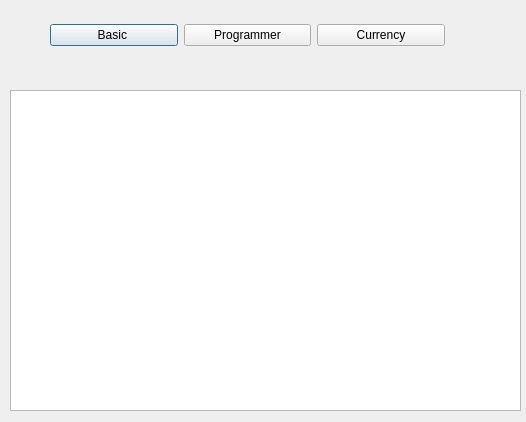
<?xml version="1.0" encoding="UTF-8"?>
<ui version="4.0">
 <class>ShowLogs</class>
 <widget class="QDialog" name="ShowLogs">
  <property name="geometry">
   <rect>
    <x>0</x>
    <y>0</y>
    <width>526</width>
    <height>422</height>
   </rect>
  </property>
  <property name="minimumSize">
   <size>
    <width>526</width>
    <height>422</height>
   </size>
  </property>
  <property name="maximumSize">
   <size>
    <width>526</width>
    <height>422</height>
   </size>
  </property>
  <property name="windowTitle">
   <string>Dialog</string>
  </property>
  <widget class="QTextEdit" name="textEdit">
   <property name="geometry">
    <rect>
     <x>10</x>
     <y>90</y>
     <width>511</width>
     <height>321</height>
    </rect>
   </property>
  </widget>
  <widget class="QWidget" name="layoutWidget">
   <property name="geometry">
    <rect>
     <x>50</x>
     <y>20</y>
     <width>395</width>
     <height>30</height>
    </rect>
   </property>
   <layout class="QHBoxLayout" name="horizontalLayout">
    <item>
     <widget class="QPushButton" name="pushButton_basi">
      <property name="text">
       <string>Basic </string>
      </property>
     </widget>
    </item>
    <item>
     <widget class="QPushButton" name="pushButton_progr">
      <property name="text">
       <string>Programmer</string>
      </property>
     </widget>
    </item>
    <item>
     <widget class="QPushButton" name="pushButton_curr">
      <property name="text">
       <string>Currency</string>
      </property>
     </widget>
    </item>
   </layout>
  </widget>
 </widget>
 <resources/>
 <connections/>
</ui>
